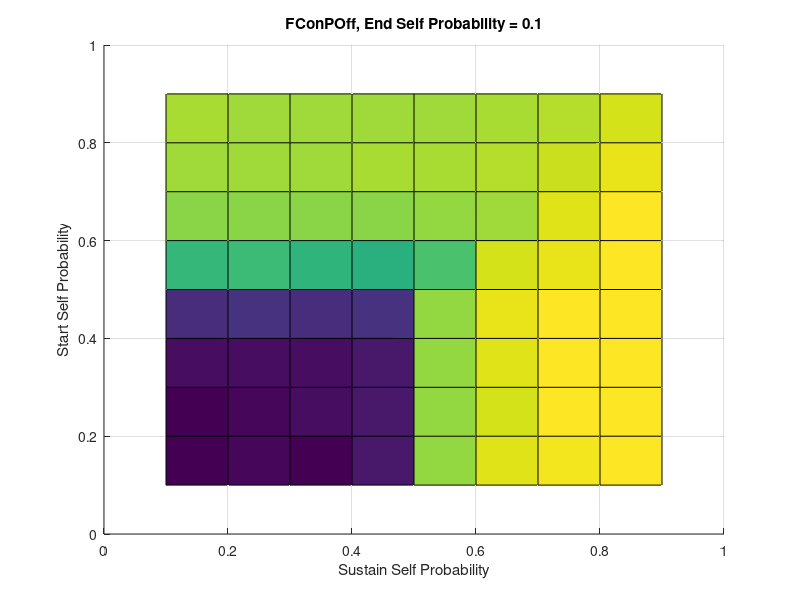
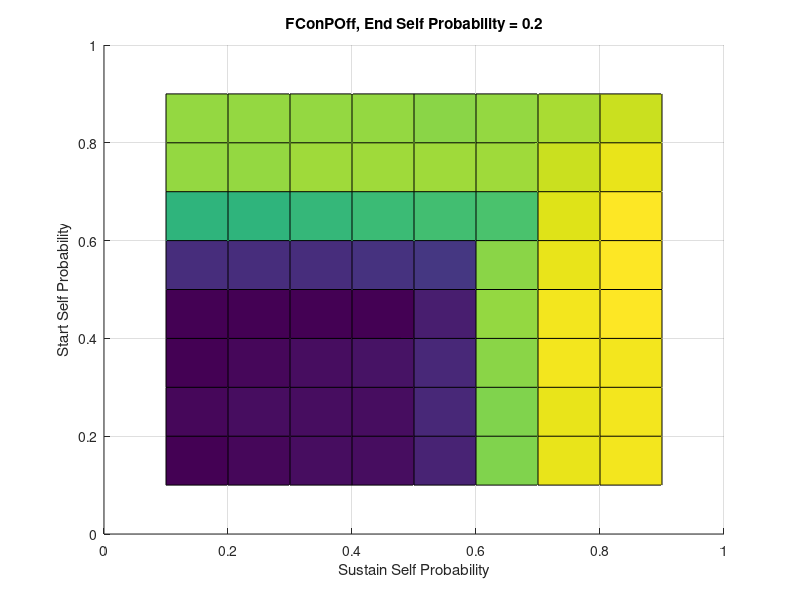
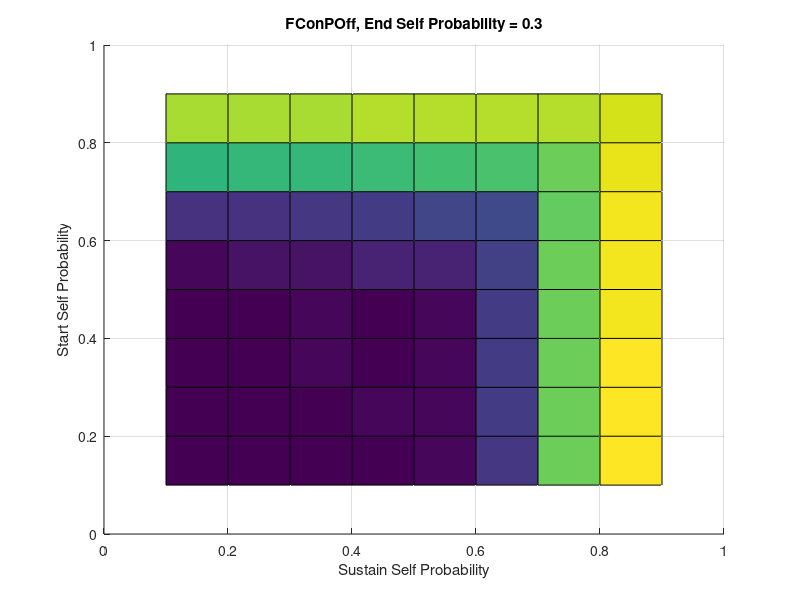

Reproduce these figures in MATLAB, in order.
%show the evaluation results for different state self probabilities
clear;

load('metricMolina_2.mat');

%------note model self transition range-----
startSelfR = (0.1:0.1:0.9);
sustainSelfR = (0.1:0.1:0.9);
endSelfR = (0.1:0.1:0.9);
%-------------------------------------------

meanMetricMolina = mean(metricMolina);

max(meanMetricMolina(:,:,:,:,1));

FCOnPOff = meanMetricMolina(1,8,:,:,:);
FCOnPOff = permute(FCOnPOff,[3 4 5 1 2]);

figure(1)
surf(sustainSelfR,startSelfR,FCOnPOff(:,:,4));
title(['FConPOff, End Self Probability = ',num2str(endSelfR(1))]);
ylabel('Start Self Probability');
xlabel('Sustain Self Probability');
view(2);

figure(2)
surf(sustainSelfR,startSelfR,FCOnPOff(:,:,5));
title(['FConPOff, End Self Probability = ',num2str(endSelfR(2))]);
ylabel('Start Self Probability');
xlabel('Sustain Self Probability');
view(2);

figure(3)
surf(sustainSelfR,startSelfR,FCOnPOff(:,:,6));
title(['FConPOff, End Self Probability = ',num2str(endSelfR(3))]);
ylabel('Start Self Probability');
xlabel('Sustain Self Probability');
view(2);